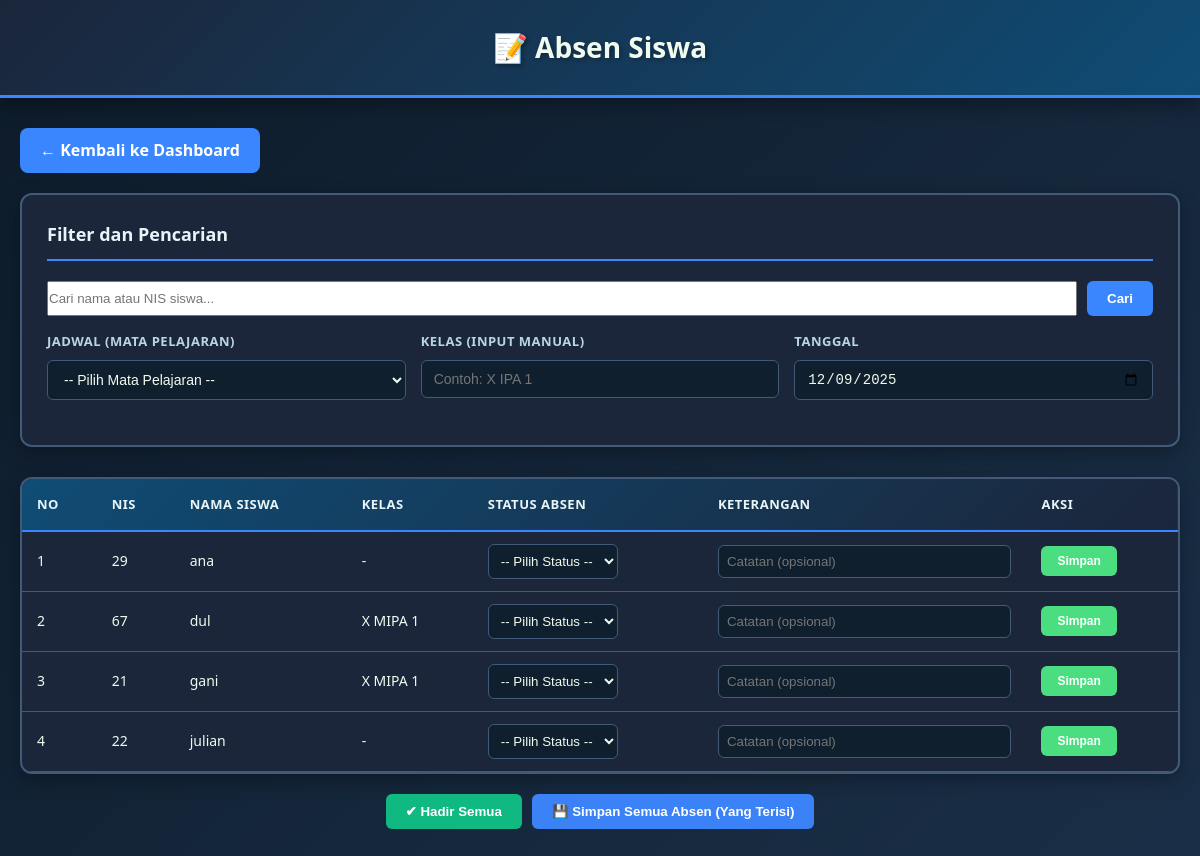
/guru/absen/ (signed in), run on an earlier commit of the app's database.
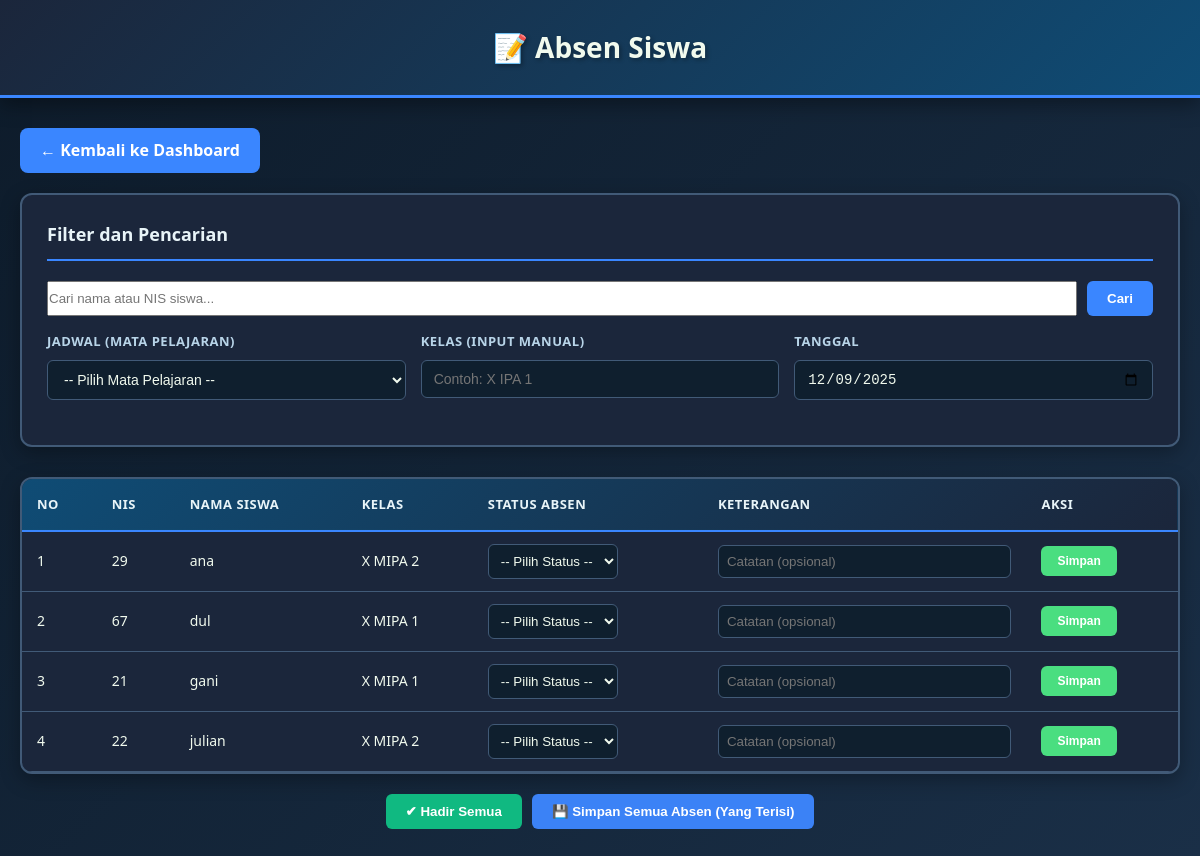
And on a later commit of the database.
### siswa/models.py (models this page shows, shortened)
class Siswa(models.Model):
    nis = models.CharField(max_length=10, primary_key=True)
    nama = models.CharField(max_length=100)
    kelas = models.CharField(max_length=20, blank=True)
    tempat_lahir = models.CharField(max_length=100, blank=True)
    tanggal_lahir = models.DateField(null=True, blank=True)
    alamat = models.TextField(blank=True)
    telepon = models.CharField(max_length=15, blank=True)
    nama_orang_tua = models.CharField(max_length=100, blank=True)
    created_at = models.DateTimeField(auto_now_add=True)
    user = models.OneToOneField(
        'auth.User',
        on_delete=models.CASCADE,
        null=True,
        blank=True
    )
    class Meta:
        verbose_name_plural = "Siswa"

### guru/views.py (the view, shortened to what this page needs)
# urls.py: path('absen/', views.absen_siswa, name='absen_siswa'),  # legacy
@login_required
def absen_siswa(request):
    pegawai = get_guru_from_user(request.user)
    jadwal_list = Jadwal.objects.filter(pegawai=pegawai) if pegawai else []
    selected_jadwal = request.GET.get('jadwal')
    selected_kelas = request.GET.get('kelas', '').strip()
    search_siswa = request.GET.get('search', '').strip()
    siswa_list = Siswa.objects.all().order_by('nama')
    if selected_kelas:
        siswa_list = siswa_list.filter(kelas__icontains=selected_kelas)
    if search_siswa:
        siswa_list = siswa_list.filter(
            Q(nama__icontains=search_siswa) |
            Q(nis__icontains=search_siswa)
        )
    if not search_siswa and not selected_kelas:
        siswa_list = siswa_list[:50]
    context = {
        'jadwal_list': jadwal_list,
        'siswa_list': siswa_list,
        'pegawai': pegawai,
        'selected_kelas': selected_kelas,
        'selected_jadwal': selected_jadwal,
        'search_siswa': search_siswa,
    }
    return render(request, 'guru/absen.html', context)

### guru/views.py (called while the page is built)
def get_guru_from_user(user):
    try:
        return user.pegawai
    except Pegawai.DoesNotExist:
        return None

### guru/templates/guru/absen.html (shortened to what the changed rows need)
<!DOCTYPE html>
<html lang="id">
<head>
</head>
<body>
     <div class="header">
        <h1>📝 Absen Siswa</h1>
    </div>
    <div class="container">
        <div class="filter-section">
            <h2>Filter dan Pencarian</h2>
        </div>
        <div class="siswa-table">
            <table>
                <thead>
                    <tr>
                        <th>No</th>
                        <th>NIS</th>
                        <th>Nama Siswa</th>
                        <th>Kelas</th>
                        <th>Status Absen</th>
                        <th>Keterangan</th>
                        <th>Aksi</th>
                    </tr>
                </thead>
                <tbody id="siswaTableBody">
                    {% for siswa in siswa_list %}
                    <tr class="siswa-row" data-siswa-id="{{ siswa.nis }}" data-kelas="{{ siswa.kelas }}">
                        <td>{{ forloop.counter }}</td>
                        <td>{{ siswa.nis }}</td>
                        <td>{{ siswa.nama }}</td>
                        <td>{{ siswa.kelas }}</td>
                        <td>
                            <select class="status-select" data-siswa-id="{{ siswa.nis }}">
                                <option value="">-- Pilih Status --</option>
                            </select>
                        </td>
                        <td>
                            <input
                                type="text"
                                class="keterangan-input"
                                data-siswa-id="{{ siswa.nis }}"
                                placeholder="Catatan (opsional)"
                                style="width: 100%; padding: 8px; background: #0f1f2e; border: 1px solid #415a77; border-radius: 6px; color: #f1faee;"
                            />
                        </td>
                        <td>
                            <button
                                class="btn-save"
                                onclick="saveAbsen('{{ siswa.nis }}', this)"
                            >
                                Simpan
                            </button>
                        </td>
                    </tr>
                    {% empty %}
                    <tr>
                        <td colspan="7" style="text-align: center; padding: 20px;">Belum ada data siswa.</td>
                    </tr>
                    {% endfor %}
                </tbody>
            </table>
        </div>
    </div>
</body>
</html>

What changed in the data, as far as the page shows it:
changed Siswa "ana": kelas "-" → "X MIPA 2"
changed Siswa "julian": kelas "-" → "X MIPA 2"
